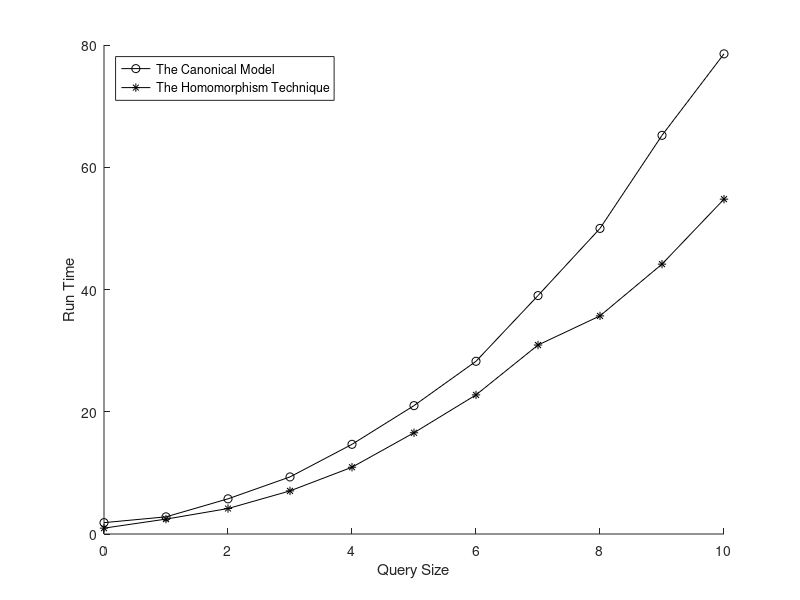

Write MATLAB code to recreate this figure.
format long
A = [
	0	1.858600	0.958700;
	1	2.807500	2.436700;
	2	5.754700	4.166600;
	3	9.337600	7.051500;
	4	14.670200	10.924100;
	5	21.003700	16.563400;
	6	28.256200	22.755900;
	7	39.005600	30.915300;
	8	49.993800	35.683100;
	9	65.218200	44.150100;
	10	78.556300	54.781100;
];

hold on
f = plot(A(:,1), A(:,2), 'k-o');
f = plot(A(:,1), A(:,3), 'k-*');
hold off
xlabel('Query Size')
ylabel('Run Time')
legend('The Canonical Model', 'The Homomorphism Technique', 'Location', 'northwest')
saveas(f, '../img/ChildBranchDepth2Graph.png');
